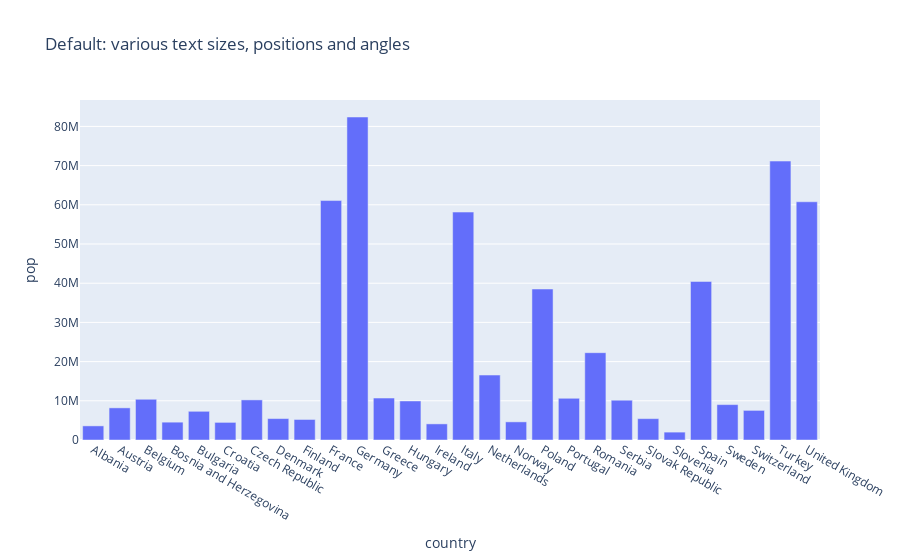

Notebook code cell kept with this figure:
### Code cell
import plotly.express as px

df = px.data.gapminder().query("continent == 'Europe' and year == 2007 and pop > 2.e6")
fig = px.bar(df, y='pop', x='country', 
            title="Default: various text sizes, positions and angles")
fig.show()

### Figure 1 — Plotly figure (JSON) as saved in the notebook; plotly's stock layout.template omitted (floating-point values rounded to 4 significant figures)
{"data": [{"alignmentgroup": "True", "hovertemplate": "country=%{x}<br>pop=%{y}<extra></extra>", "legendgroup": "", "marker": {"color": "#636efa", "pattern": {"shape": ""}}, "name": "", "offsetgroup": "", "orientation": "v", "showlegend": false, "textposition": "auto", "type": "bar", "x": ["Albania", "Austria", "Belgium", "Bosnia and Herzegovina", "Bulgaria", "Croatia", "Czech Republic", "Denmark", "Finland", "France", "Germany", "Greece", "Hungary", "Ireland", "Italy", "Netherlands", "Norway", "Poland", "Portugal", "Romania", "Serbia", "Slovak Republic", "Slovenia", "Spain", "Sweden", "Switzerland", "Turkey", "United Kingdom"], "xaxis": "x", "y": [3600523, 8199783, 10392226, 4552198, 7322858, 4493312, 10228744, 5468120, 5238460, 61083916, 82400996, 10706290, 9956108, 4109086, 58147733, 16570613, 4627926, 38518241, 10642836, 22276056, 10150265, 5447502, 2009245, 40448191, 9031088, 7554661, 71158647, 60776238], "yaxis": "y"}], "layout": {"autosize": true, "barmode": "relative", "legend": {"tracegroupgap": 0}, "title": {"text": "Default: various text sizes, positions and angles"}, "xaxis": {"anchor": "y", "autorange": true, "domain": [0, 1], "range": [-0.5, 27.5], "title": {"text": "country"}, "type": "category"}, "yaxis": {"anchor": "x", "autorange": true, "domain": [0, 1], "range": [0, 86740000.0], "title": {"text": "pop"}, "type": "linear"}}}
